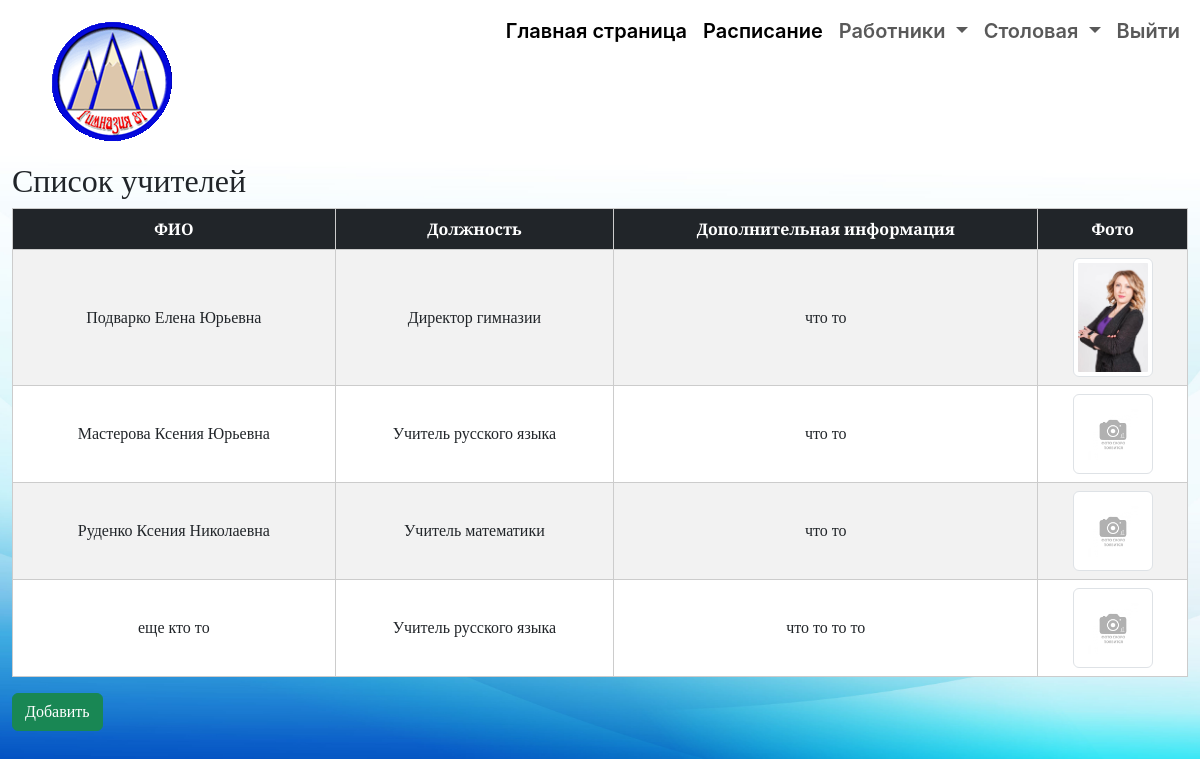
The page /admin/teachers (signed in) on the database its author committed.
### data/models_all/teachers.py (models this page shows)
class Teachers(SqlAlchemyBase, SerializerMixin):
    __tablename__ = 'teachers'
    id = sqlalchemy.Column(sqlalchemy.Integer, primary_key=True, autoincrement=True)
    teacher_name = sqlalchemy.Column(sqlalchemy.String, nullable=False)
    way_to_photo = sqlalchemy.Column(sqlalchemy.String, nullable=False, unique=False)
    additional_information = sqlalchemy.Column(sqlalchemy.Text)
    post_id = sqlalchemy.Column(sqlalchemy.Integer, sqlalchemy.ForeignKey('posts.id'))
    posts = orm.relationship("Posts")

### admin/admin_api.py (the view)
@admin_bp.route('/teachers')
def admin_teachers():
    if not current_user.is_authenticated:
        return current_app.login_manager.unauthorized()
    teachers = get_teachers().json['teachers']
    posts = get_posts().json['posts']
    return render_template('admin/teachers.html', teachers=teachers, posts=posts)

### blueprints/post_api.py (called while the page is built)
@posts_blueprint.route('/posts')
def get_posts():
    db_session.global_init("db/information.db")
    session = db_session.create_session()
    teachers = session.query(Posts).all()
    return flask.jsonify({'posts': [item.to_dict(
        only=('id', 'title', 'post')) for
        item in teachers]})

### blueprints/teachers_api.py (called while the page is built)
@teachers_blueprint.route('/teachers')
def get_teachers():
    db_session.global_init("db/information.db")
    session = db_session.create_session()
    teachers = session.query(Teachers).all()
    return flask.jsonify({'teachers': [item.to_dict(
        only=('id', 'teacher_name', 'post_id', 'way_to_photo', 'additional_information')) for
        item in teachers]})

### data/db_session.py (called while the page is built, shortened)
def global_init(db_file):
    global __factory
    if __factory:
        return

def create_session() -> Session:
    global __factory
    return __factory()

### main.py (called while the page is built)
@login_manager.user_loader
def load_user(user_id):
    db_sess = db_session.create_session()
    return db_sess.get(User, user_id)

### templates/admin/teachers.html
{% extends '/admin/base_admin.html' %}
{% block content %}
<div class="container-fluid mt-4">
    <h2 style="margin-top: 100px">Список учителей</h2>
    {% if teachers %}
    <table class="table table-striped table-hover align-middle" id="dishesTable">
        <thead class="table-dark">
        <tr>
            <th>ФИО</th>
            <th>Должность</th>
            <th>Дополнительная информация</th>
            <th>Фото</th>
        </tr>
        </thead>
        <tbody>
        {% for teacher in teachers %}
        <tr onclick="window.location.href='edit_teacher/{{ teacher.id }}';"
            style="cursor: pointer;">
            <td>{{ teacher.teacher_name }}</td>
            <td>{{ posts[teacher.post_id - 1]['title'] }}</td>
            <td>{{ teacher.additional_information | striptags | default('Не задано') | truncate(50) }}</td>
            <td>
                <img src="/{{ teacher.way_to_photo }}" alt="Фото" width="80" class="img-thumbnail">
            </td>
        </tr>
        {% endfor %}
        </tbody>
    </table>
    {% else %}
    <div class="alert alert-info">Нет данных об учителе.</div>
    {% endif %}
    <a href="add_teacher" class="btn btn-success">Добавить</a>
</div>
{% endblock %}

### templates/admin/base_admin.html (shortened to what this page needs)
<!DOCTYPE html>
<html lang="en">
<head>
    <link href="https://cdn.jsdelivr.net/npm/bootstrap@5.3.0/dist/css/bootstrap.min.css" rel="stylesheet"
>
    <link rel="stylesheet" href="{{ url_for ('static', filename='css/admin.css') }}"/>
</head>
<body>
<div class="header">
    <img class="logo" src="{{ url_for ('static', filename = 'images/logo.png') }}" alt="">
</div>
<nav class="navbar navbar-expand-lg bg-body-tertiary ">
    <div class="container-fluid">
        <div class="collapse navbar-collapse justify-content-end" id="navbarNavDropdown">
            <ul class="navbar-nav">
                <li class="nav-item">
                    <a class="nav-link active" aria-current="page" href="/">Главная страница</a>
                </li>
                <li class="nav-item">
                    <a class="nav-link active" aria-current="page" href="/admin/schedule">Расписание</a>
                </li>
                <li class="nav-item dropdown">
                    <a class="nav-link dropdown-toggle" role="button" data-bs-toggle="dropdown"
                       aria-expanded="false">
                        Работники
                    </a>
                </li>
                <li class="nav-item dropdown">
                    <a class="nav-link dropdown-toggle" role="button" data-bs-toggle="dropdown"
                       aria-expanded="false">
                        Столовая
                    </a>
                </li>
                <li class="nav-item">
                    <a class="nav-link" href="/logout">Выйти</a>
                </li>
            </ul>
        </div>
    </div>
</nav>
{% block content %}
{% endblock %}
</body>
</html>

### static/css/admin.css (style rules this page uses)
* { box-sizing: border-box; }
body { margin: 0; padding: 0; background-color: #f1f5f8; font-family: "Zilla Slab", serif; }
body { background-image: url(/static/images/background.png) !important; background-repeat: no-repeat !important; background-position: center center !important; background-attachment: fixed !important; -webkit-background-size: cover !important; -moz-background-size: cover !important; -o-background-size: cover !important; background-size: cover !important; }
img.logo { position: absolute; width: auto; height: auto; display: block; top: 20px; left: 50px }
th { text-align: center; padding: 8px; border: 1px solid #ccc; }
td { text-align: center; padding: 1px; border: 1px solid #ccc; }
nav { font-size: 20px; font-weight: 600; font-family: -apple-system, BlinkMacSystemFont, avenir next, avenir, segoe ui, helvetica neue, helvetica, Cantarell, Ubuntu, roboto, noto, arial, sans-serif; }
.navbar { background-color: transparent !important; }

### rows shown on the page
Teachers: teacher_name "Подварко Елена Юрьевна", posts "Директор гимназии", additional_information "что то", shows a picture
Teachers: teacher_name "Мастерова Ксения Юрьевна", posts "Учитель русского языка", additional_information "что то"
Teachers: teacher_name "Руденко Ксения Николаевна", posts "Учитель математики", additional_information "что то"
Teachers: teacher_name "еще кто то", posts "Учитель русского языка", additional_information "что то то то"
